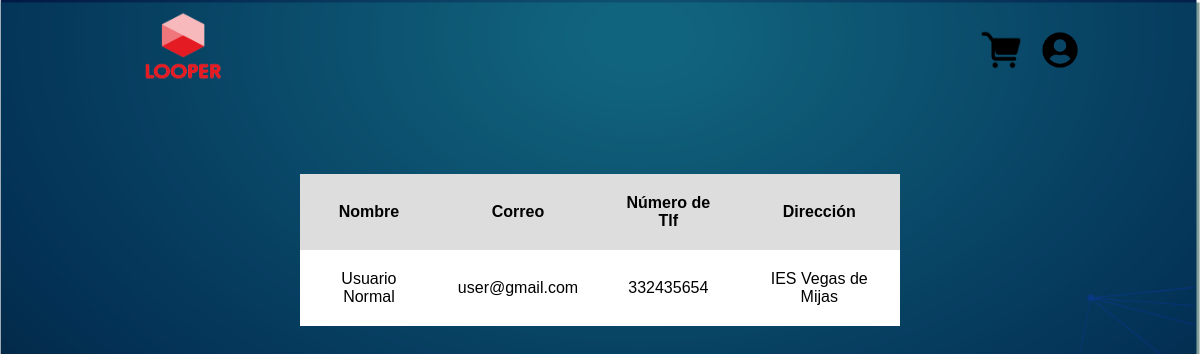
The app's page /perfil.php (signed in) with its own data.
### tables this page shows
CREATE TABLE `usuario` (
  `codigo` int(10) UNSIGNED NOT NULL,
  `email` varchar(50) DEFAULT NULL,
  `nombre` varchar(20) DEFAULT NULL,
  `apellidos` varchar(40) DEFAULT NULL,
  `direccion` varchar(50) DEFAULT NULL,
  `telefono` int(9) DEFAULT NULL,
  `contraseña` varchar(255) DEFAULT NULL,
  `Jefe` varchar(2) DEFAULT 'No',
  `activo` int(1) NOT NULL DEFAULT 1
);

### perfil.php (the view, shortened to what this page needs)
<?php
$email = $_SESSION["email"];
$conexion = new PDO("mysql:host=localhost;dbname=tienda", "root", "");
$datos = "SELECT * FROM usuario WHERE email = '$email'";
$conectD = $conexion->query($datos);
$mostrarD = $conectD->fetch();
?>
<!DOCTYPE html>
<html lang="es">
<head>
    <link href="css/css.css" rel="stylesheet" type="text/css">
</head>
<body>
    <div class="navbar">
        <a href="tienda.php"><img src="img/logo.png" class="logo"></a>
        <ul>
            <li><a href="carrito.php"><img src="img/cesta.png" class="cesta"></a></li>
            <li><a href="perfil.php"><img src="img/user.png" class="user"></a>
            </li>
        </ul>
    </div>
    <table>
        <tr>
            <th>Nombre</th>
            <th>Correo</th>
            <th>Número de Tlf</th>
            <th>Dirección</th>
        </tr>
        <tr>
            <?php
            echo "<td>$mostrarD[2] $mostrarD[3]</td>";
            echo "<td>$mostrarD[1]</td>";
            echo "<td>$mostrarD[5]</td>";
            echo "<td>$mostrarD[4]</td>";
            ?>
        </tr>
    </table>
</body>
</html>

### css/css.css (style rules this page uses)
* { margin: 0; padding: 0; }
body { font-family: Arial; background-image: url('../img/bg.png'); background-size: cover; }
img { width: 80px; height: 80px; }
table { background-color: white; text-align: center; border-collapse: collapse; width: 100%; margin: 70px auto; width: 600px; }
th,td { padding: 20px; }
tr:nth-child(odd) { background-color: #ddd; }
.logo { width: 130px; cursor: pointer; }
.navbar { width: 80%; margin: auto; padding: 10px 0; display: flex; align-items: center; justify-content: space-between; }
.navbar ul li { list-style: none; display: inline-block; margin: 10 0px; position: relative; }
.navbar ul li a { text-decoration: none; color: white; font-family: Roboto, "sans-serif"; font-size: 1.2rem; }
.navbar ul li::before { content: ""; height: 3px; width: 0%; background: yellowgreen; position: absolute; left: 0; bottom: -12px; margin-bottom: 14%; transition: 0.2s ease-out; }
.user { width: 40px; height: 40px; }
.cesta { width: 70px; height: 40px; }

### records on screen
usuario: nombre "Usuario", apellidos "Normal", email "user@gmail.com", telefono "332435654", direccion "IES Vegas de Mijas"
